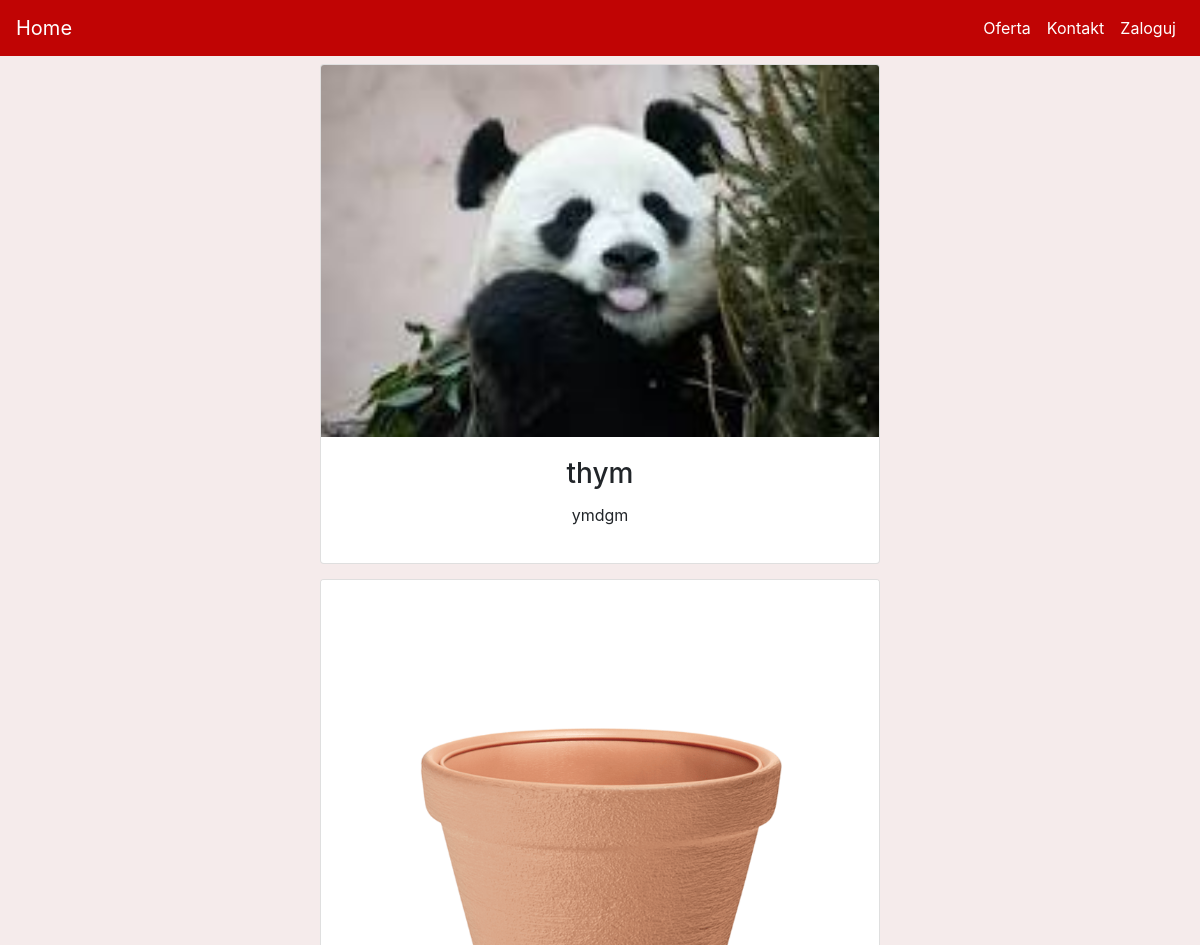
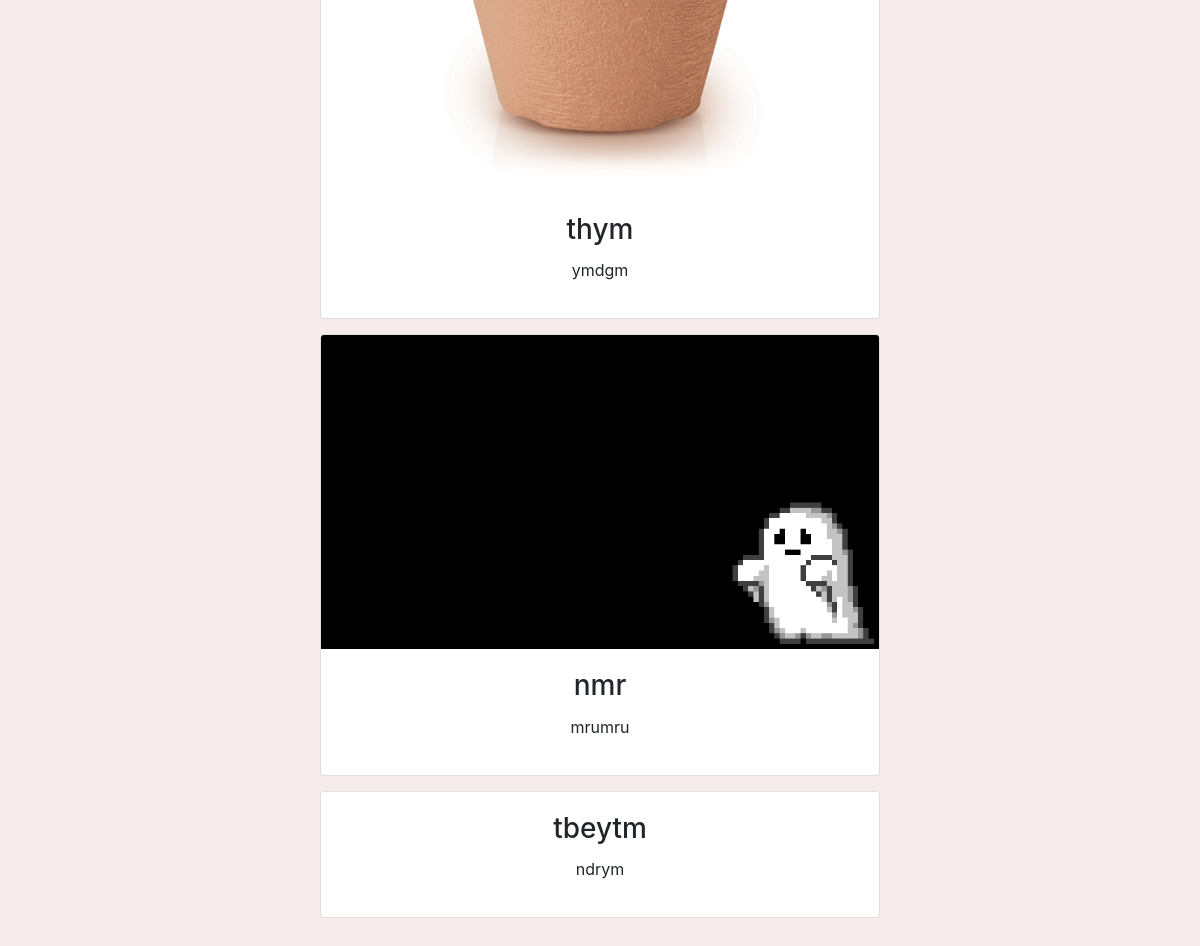
Before: / with the older database file (2 pictures, top to bottom).
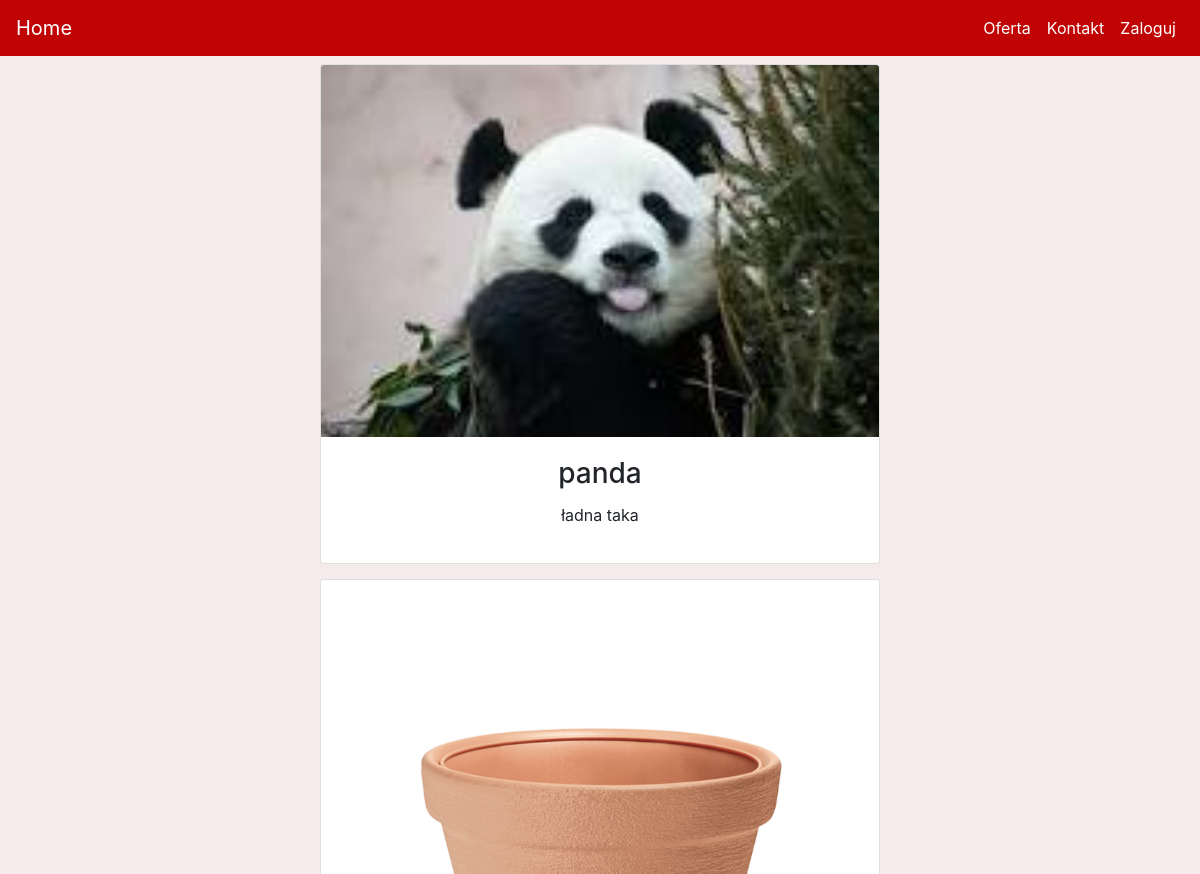
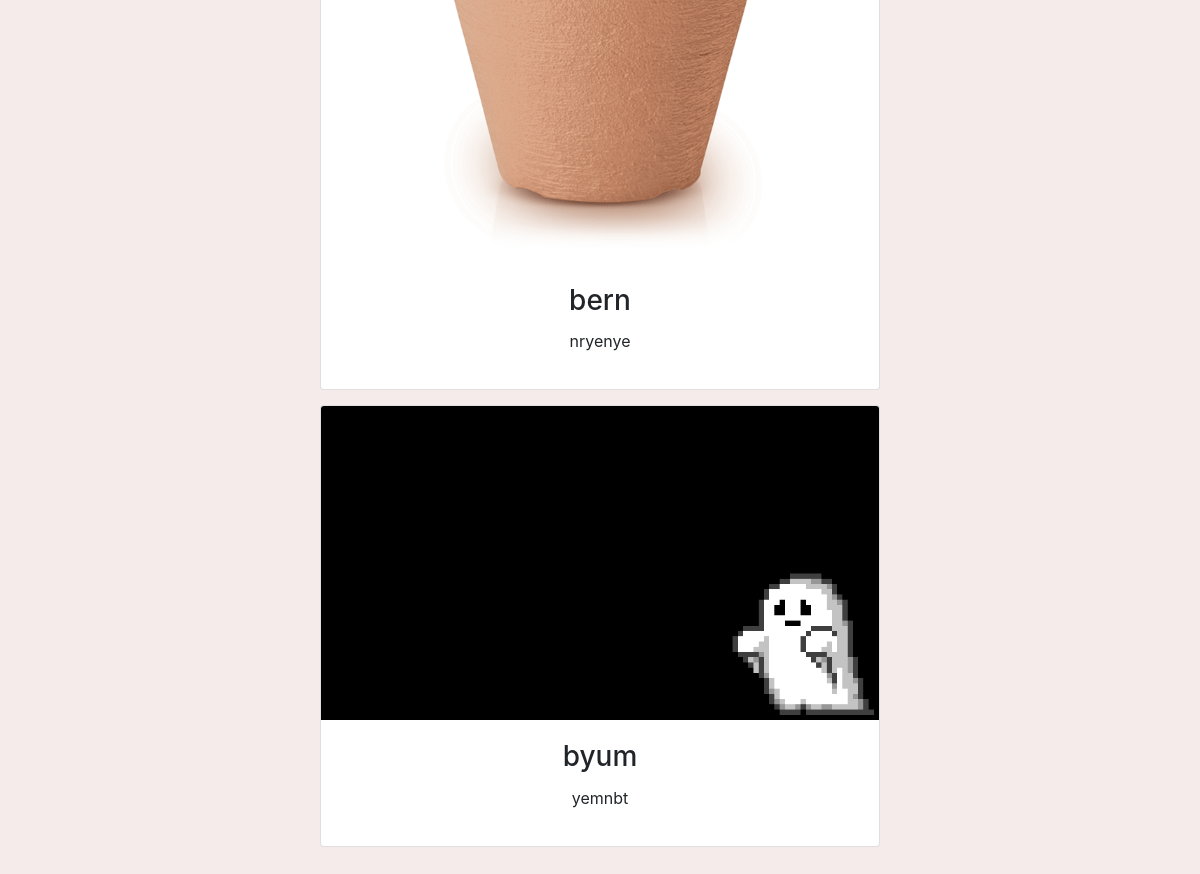
After: the same page with the newer database file (2 pictures, top to bottom).
### kwiaciarnia/models.py (models this page shows, shortened)
class Posts(db.Model):
    id = db.Column(db.Integer(), primary_key=True)
    title = db.Column(db.String())
    body = db.Column(db.Text())
    added = db.Column(db.DateTime(), default=datetime.datetime.now())
    likes = db.Column(db.Integer(), default=0)
    dislikes = db.Column(db.Integer(), default=0)

### kwiaciarnia/routes.py (the view)
@app.route("/")
def home():
    all_posts = Posts.query.all()
    likes = Post_likes()
    dislike = Post_dislikes()
    return render_template('home.html', all_posts=all_posts, likes=likes, dislike=dislike)

### kwiaciarnia/templates/home.html (shortened to what this page needs)
{% extends 'base.html' %}
{% block content %}
<div>
    {% include 'includes/feed.html' %}
</div>
{% endblock %}

### kwiaciarnia/templates/includes/feed.html (shortened to what this page needs)
{% for post in all_posts %}
    <div id="feed">
        <div class="card" style="width: 35rem;">
            <img class="card-img-top" src="static\uploads\posts\{{post.id}}.png" alt="{{post.tittle}}">
            <div class="card-body">
                <h3 class="card-title">{{post.title}}</h3>
                <p class="card-text">{{post.body}}</p>
            </div>
        </div>
    </div>
    <div id="feed_spacer"></div>
{% endfor %}

Changed rows visible on the page:
removed Posts: shows a picture, title "thym", body "ymdgm"
removed Posts: shows a picture, title "thym", body "ymdgm"
removed Posts: shows a picture, title "nmr", body "mrumru"
removed Posts: title "tbeytm", body "ndrym"
added Posts: shows a picture, title "panda", body "ładna taka"
added Posts: shows a picture, title "bern", body "nryenye"
added Posts: shows a picture, title "byum", body "yemnbt"
